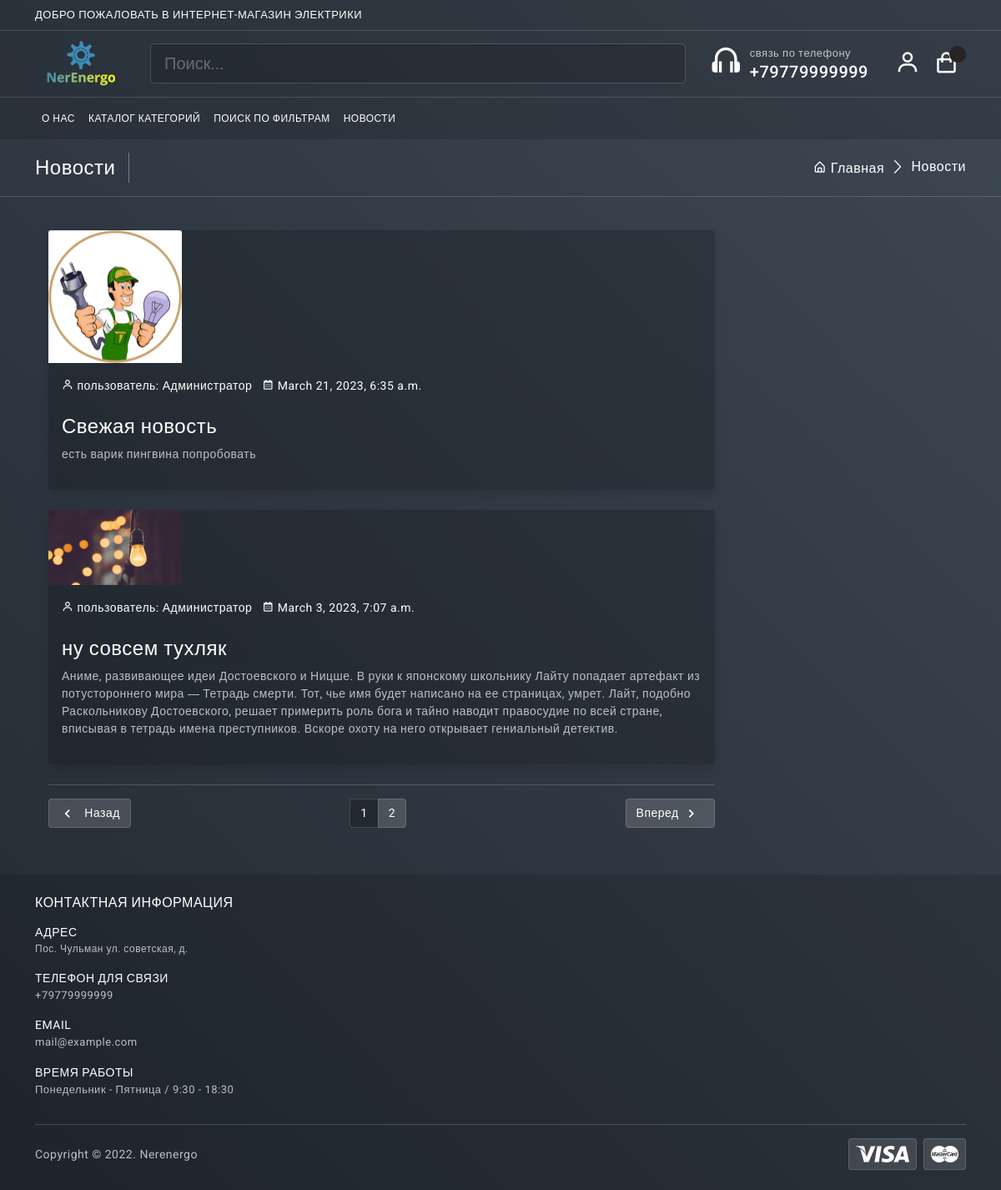
/blog, run on an earlier commit of the app's database.
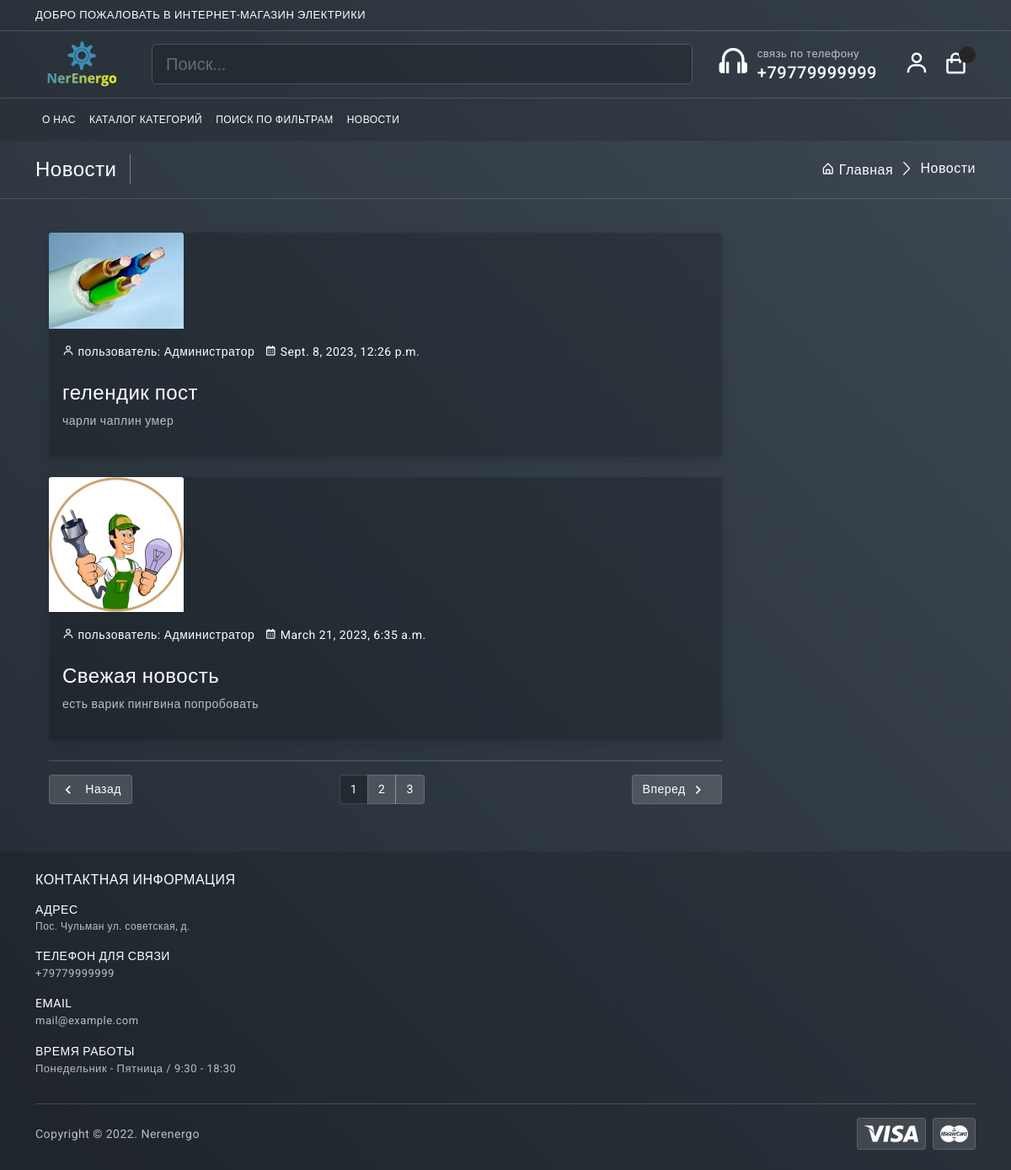
And on a later commit of the database.
### mainapp/models.py (models this page shows, shortened)
class News(models.Model): #модель для написания постов на главное странице
	title = models.CharField(max_length=255, verbose_name='Наименование новости')
	image = models.ImageField(verbose_name='Изображение')
	description = models.TextField(verbose_name='текст новости', null=True)
	date_created = models.DateTimeField(auto_now_add = True)
	class Meta:
		verbose_name = 'Пост'
		verbose_name_plural = 'Посты'

### mainapp/views.py (the view)
# urls.py: path('blog', views.getnews, name='blog'),
def getnews(request):
    news_post = News.objects.all() [::-1]
    paginator = Paginator(news_post, 2)
    page = request.GET.get('page')
    paged_products = paginator.get_page(page)
    context = {
        'news_post' : news_post,
        'paged_products': paged_products
    }
    return render(request, 'mainapp/blog.html', context)

### mainapp/templates/mainapp/blog.html
{% extends 'mainapp/index.html' %}
{% block content %}
				<section class="py-3 border-bottom d-none d-md-flex">
					<div class="container">
						<div class="page-breadcrumb d-flex align-items-center">
							<div class="breadcrumb-title pe-3">Новости</div>
							<div class="ms-auto">
								<nav aria-label="breadcrumb">
									<ol class="breadcrumb mb-0 p-0">
										<li class="breadcrumb-item"><a href="{% url 'mainapp:index.html' %}"><i class="bx bx-home-alt"></i> Главная</a>
										</li>
										<li class="breadcrumb-item"><a href="javascript:;">Новости</a>
										</li>
									</ol>
								</nav>
							</div>
						</div>
					</div>
				</section>
				<section class="py-4">
					<div class="container">
						<div class="row">
							<div class="col-12 col-lg-9">
								<div class="blog-right-sidebar p-3">
									{% for post in paged_products %}
									<div class="card" >
										<div class="row">
											<div class="col">
												<img src="{{post.image.url}}" class="card-img-top" alt="">
											</div>
											<div>
												<div class="card-body" >
													<div class="list-inline">	<a href="javascript:;" class="list-inline-item"><i class='bx bx-user me-1'></i>пользователь: Администратор</a>
														<a href="javascript:;" class="list-inline-item"><i class='bx bx-calendar me-1'></i>{{post.date_created}}</a>
													</div>
													<h4 class="mt-4">{{post.title}}</h4>
													<p>{{post.description}}</p>
												</div>
											</div>
										</div>
									</div>
									{% endfor %}
									<hr>
									{% if paged_products.has_other_pages %}
									<nav class="d-flex justify-content-between" aria-label="Page navigation">
										<ul class="pagination">
											{% if paged_products.has_previous %}
											<li class="page-item"><a class="page-link" href="?page={{paged_products.previous_page_number}}"><i class='bx bx-chevron-left'></i> Назад</a>
											</li>
											{% else %}
											<li class="page-item"><a class="page-link" href="javascript:;"><i class='bx bx-chevron-left'></i> Назад</a>
											</li>
											{% endif %}
										</ul>
										<ul class="pagination">
											{% for x in paged_products.paginator.page_range %}
												{% if paged_products.number == x %}
													<li class="page-item active d-none d-sm-block"><a class="page-link" href="">{{x}}</a>
													{% else %}
													<li class="page-item d-none d-sm-block" aria-current="page"><a class="page-link" href="?page={{x}}">{{x}}</a></li>
													{% endif %}
											{% endfor %}
										</ul>
										<ul class="pagination">
											{% if paged_products.has_next %}
											<li class="page-item"><a class="page-link" href="?page={{paged_products.next_page_number}}{% if request.GET.q %}&q={{request.GET.q }}{% endif %}" aria-label="Next">Вперед <i class='bx bx-chevron-right'></i></a>
											</li>
											{% else %}
											<li class="page-item"><a class="page-link" href="" aria-label="Next">Вперед <i class='bx bx-chevron-right'></i></a>
											</li>
											{% endif %}
										</ul>
									</nav>
									{% endif %}
								</div>
							</div>
						</div>
					</div>
				</section>
{% endblock content %}

What changed in the data, as far as the page shows it:
no longer on this page (row unchanged): News: image (picture), date_created "March 3, 2023, 7:07 a.m.", title "ну совсем тухляк", description "Аниме, развивающее идеи Достоевского и Ницше. В руки к японскому школьнику Лайту попадает артефакт из потустороннего мира ― Тетрадь смерти. Тот, чье имя будет написано на ее страницах, умрет. Лайт, подобно Раскольникову Достоевского, решает примерить роль бога и тайно наводит правосудие по всей стране, вписывая в тетрадь имена преступников. Вскоре охоту на него открывает гениальный детектив."
added News: image (picture), date_created "Sept. 8, 2023, 12:26 p.m.", title "гелендик пост", description "чарли чаплин умер"
Also different on the page:
new list line: "3"
